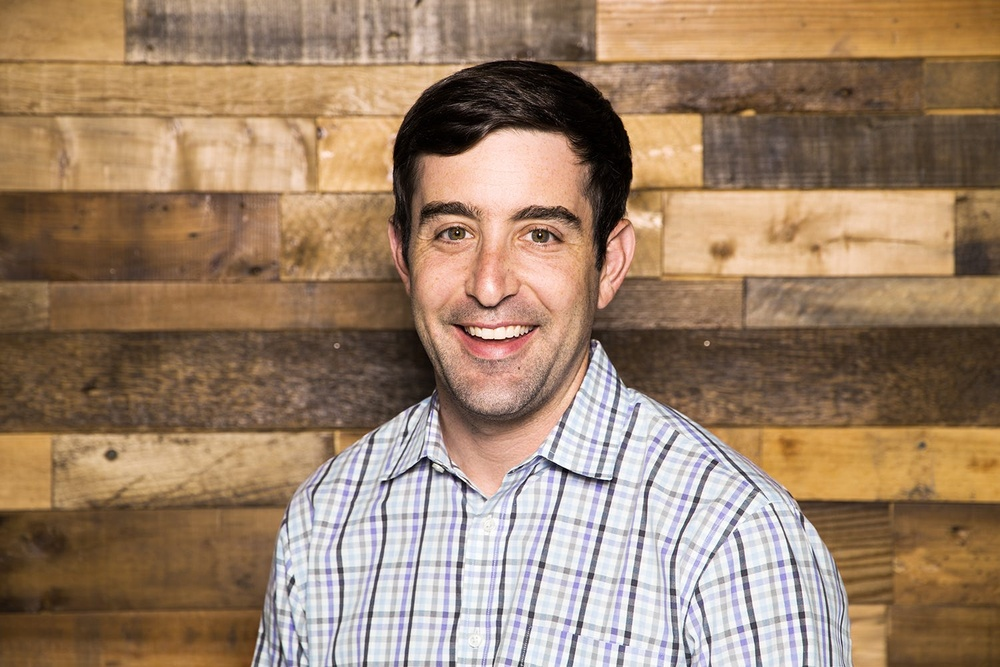
#> input picture dummy_face_for_liveness.jpg, 1000 x 667 px, shrunk from 1500 x 1000 before the run
$ python -i id_card_processor.py   (imports and definitions only)
#> lines starting #> are read from the running program, lines starting #| are printed output that depends on the picture
#> further down, picture is the input picture: shape (667, 1000, 3); mean B, G, R 105.5, 129.7, 156.4
# ml_logic/id_card_processor.py
from google.generativeai import GenerativeModel
from PIL import Image as PIL_Image
import io
import json
import os
import re
import numpy as np
from deepface import DeepFace
import cv2
import traceback

EXTRACTION_MODEL_NAME  = 'Facenet'
DETECTOR_BACKEND_ID    = 'retinaface'


def preprocess_face_image_for_id(face_image_np):
    """Preprocessing specific for ID card faces — CLAHE contrast enhancement."""
    print("Preprocessing ID card face...")
    processed_face = face_image_np.copy()
    if len(processed_face.shape) == 2 or processed_face.shape[2] == 1:
        processed_face = cv2.cvtColor(processed_face, cv2.COLOR_GRAY2BGR)
    elif processed_face.shape[2] == 4:
        processed_face = cv2.cvtColor(processed_face, cv2.COLOR_BGRA2BGR)

    lab  = cv2.cvtColor(processed_face, cv2.COLOR_BGR2LAB)
#> lab: shape (667, 1000, 3); mean of channels 0, 1, 2 141.4, 135.5, 145.3
    l, a, b = cv2.split(lab)
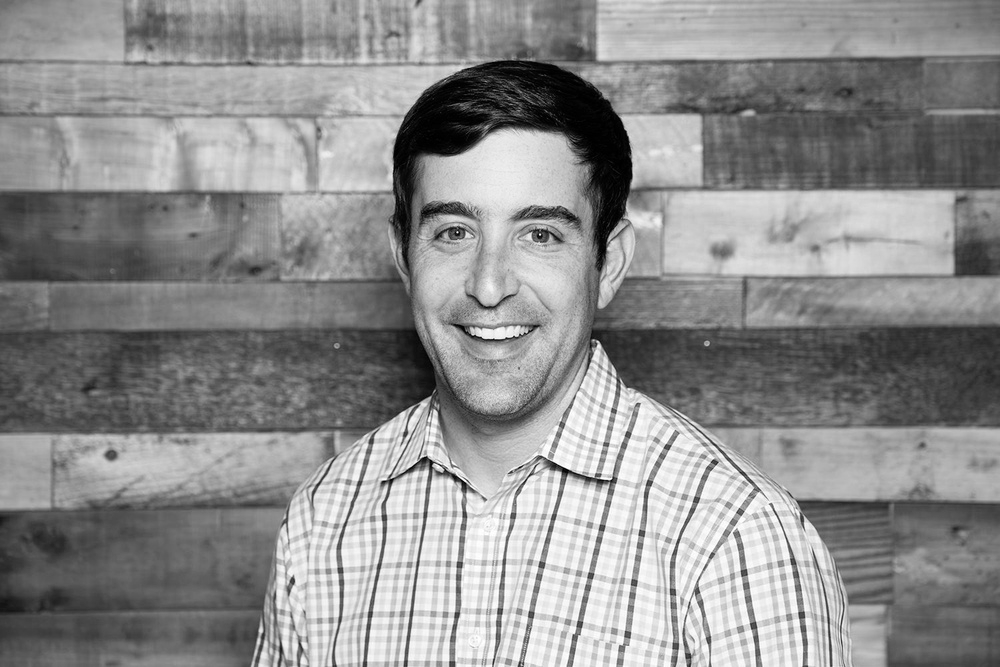
#> l: shape (667, 1000); min 0, max 255, mean 141.4
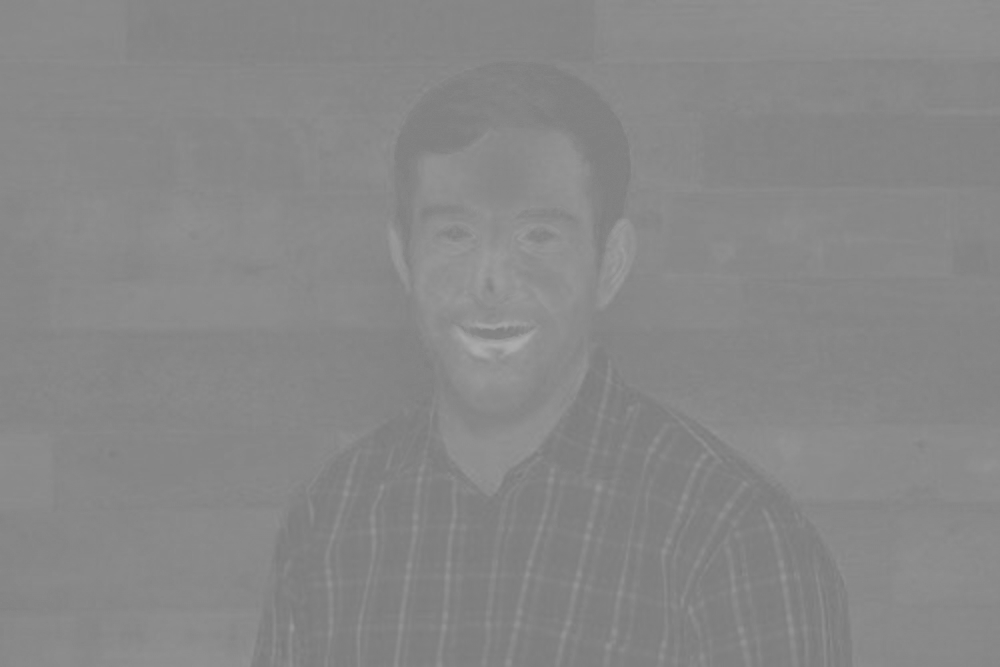
#> a: shape (667, 1000); min 121, max 173, mean 135.5
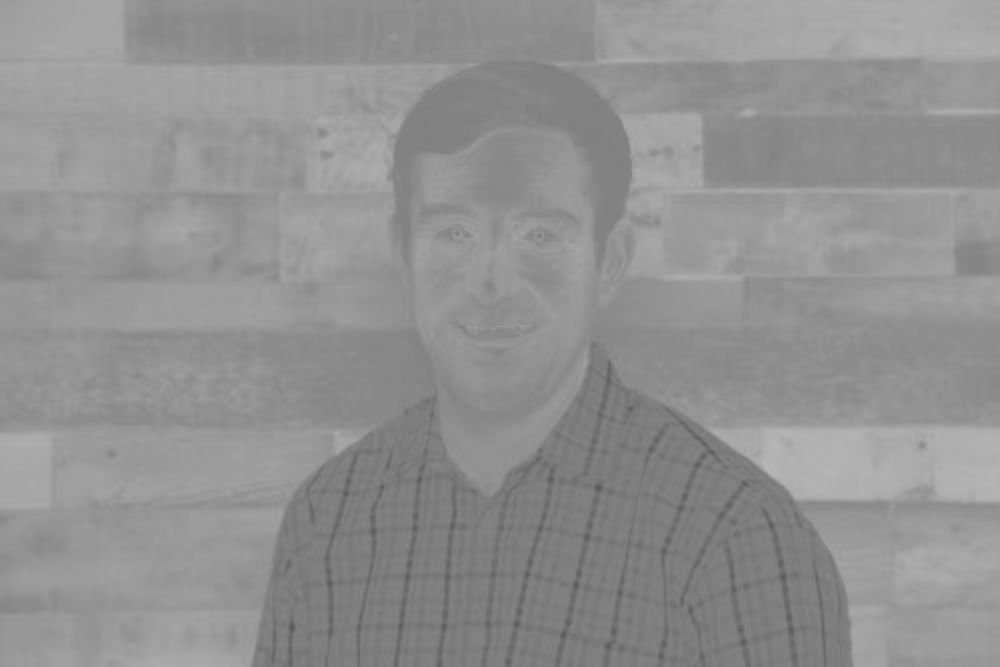
#> b: shape (667, 1000); min 87, max 182, mean 145.3
    clahe = cv2.createCLAHE(clipLimit=2.5, tileGridSize=(8, 8))
    cl   = clahe.apply(l)
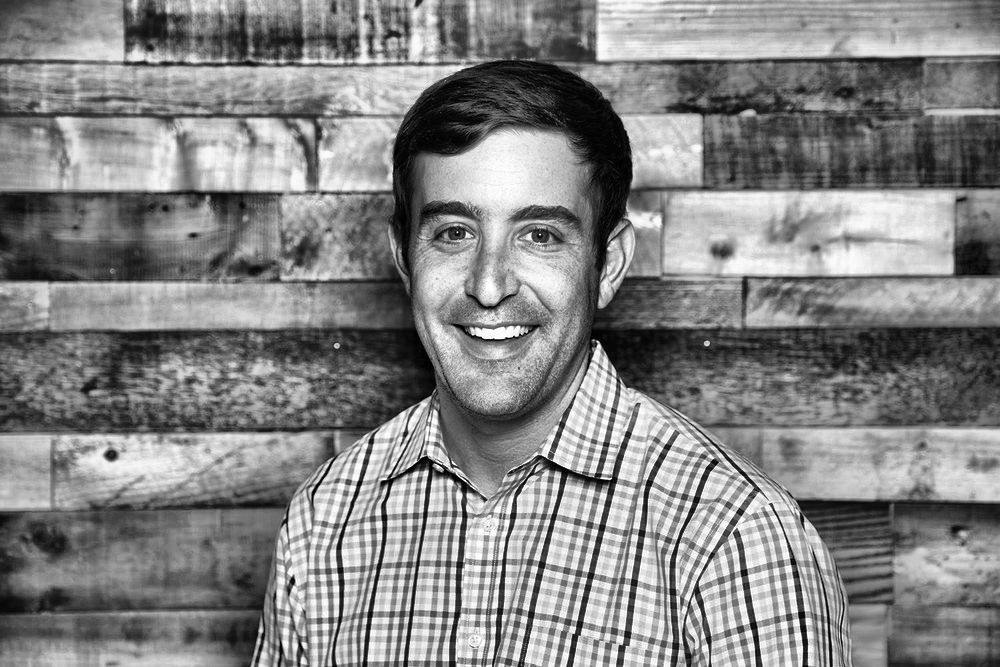
#> cl: shape (667, 1000); min 0, max 255, mean 132.4
    limg = cv2.merge((cl, a, b))
#> limg: shape (667, 1000, 3); mean of channels 0, 1, 2 132.4, 135.5, 145.3
    processed_face = cv2.cvtColor(limg, cv2.COLOR_LAB2BGR)
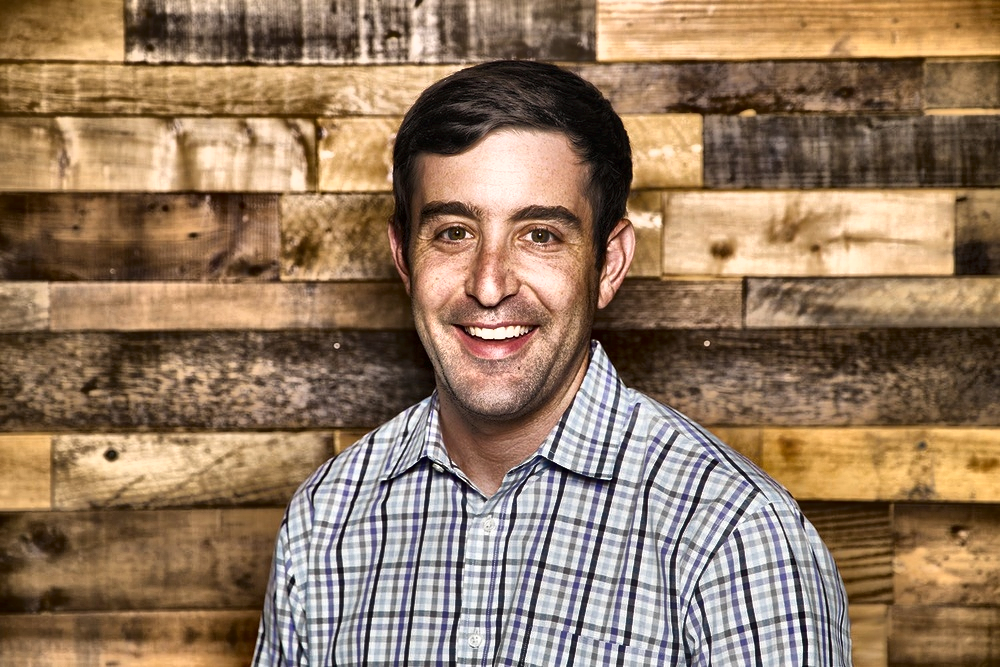
#> processed_face: shape (667, 1000, 3); mean B, G, R 97, 121.4, 147.5
    print("  Applied CLAHE contrast enhancement")
    return processed_face


# ── Step 1 ────────────────────────────────────────────────────────────────────
# [131 lines left out: functions extract_text_from_id, extract_face_from_id, extract_text_and_face_from_id, not called in this run]

>>> import cv2
>>> picture = cv2.imread('../dummy_face_for_liveness.jpg')
>>> result = preprocess_face_image_for_id(picture)
